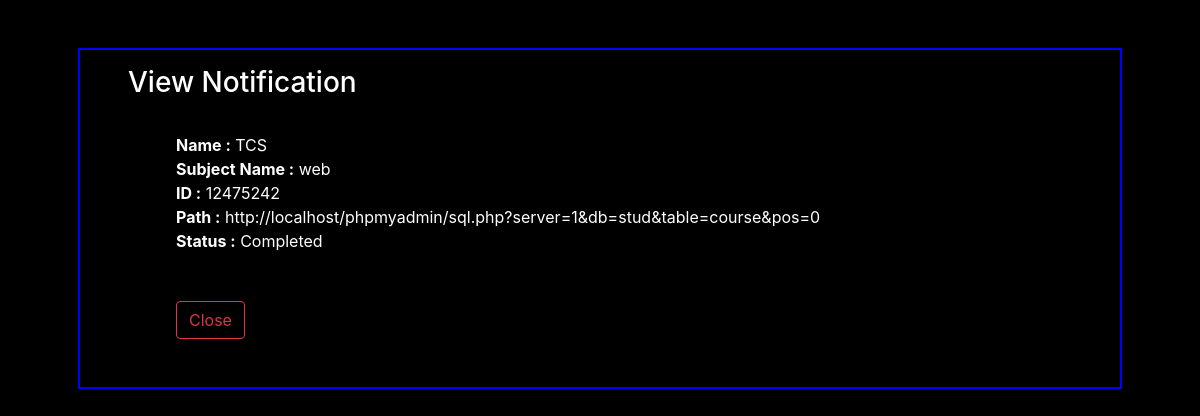
The app's page /notification.php?id=22 with its own data.
### tables this page shows
CREATE TABLE `course` (
  `id` int(11) NOT NULL,
  `cname` varchar(50) NOT NULL,
  `sub_name` varchar(30) NOT NULL,
  `marks` double NOT NULL,
  `cid` text NOT NULL,
  `date` date NOT NULL,
  `status` text NOT NULL,
  `path` text NOT NULL,
  `name` varchar(50) NOT NULL,
  `sid` int(40) NOT NULL,
  `year` text NOT NULL,
  `email` text NOT NULL,
  `file` text NOT NULL,
  `msg` text NOT NULL
);

### notification.php (the view, shortened to what this page needs)
<?php
include('db.php');
$d = $_GET['id'];
$sql = mysqli_query($conn, "select * from course where id = '".$d."' ");
while($row = mysqli_fetch_array($sql))
{
?>
<!doctype html>
<html lang="en">
  <head>
    <link rel="stylesheet" href="https://stackpath.bootstrapcdn.com/bootstrap/4.5.0/css/bootstrap.min.css">
  </head>
  <body style="background-color: black ">
    <div class="container p-5">
      <div class="px-5 text-white" style="border: 2px solid blue;">
                    <h3 class="pt-3">View Notification</h3>
                    <hr style="color: blue">
                    <div class="mx-5">
                        <b>Name :</b> <?php echo $row['cname'];?> <br>
                        <b>Subject Name :</b> <?php echo $row['sub_name'];?> <br>
                        <b>ID :</b> <?php echo $row['cid'];?> <br>
                        <b>Path :</b> <?php echo $row['path'];?> <br>
                        <b>Status :</b> <?php echo $row['status'];?> <br>
                        </div>
                          <div class="p-5">
                            <form action="notification.php?id=<?php echo $row['id']; ?>" method="POST">
                            <a href="admin.php"><button class="btn btn-outline-danger mr-auto" type="submit" name="comp">Close</button></a>
                          </form>
                          </div>
      </div>
    </div>
    <?php
  } ?>
  </body>
</html>

### records on screen
course: cname "TCS", sub_name "web", cid "12475242", path "http://localhost/phpmyadmin/sql.php?server=1&db=stud&table=course&pos=0", status "Completed"
